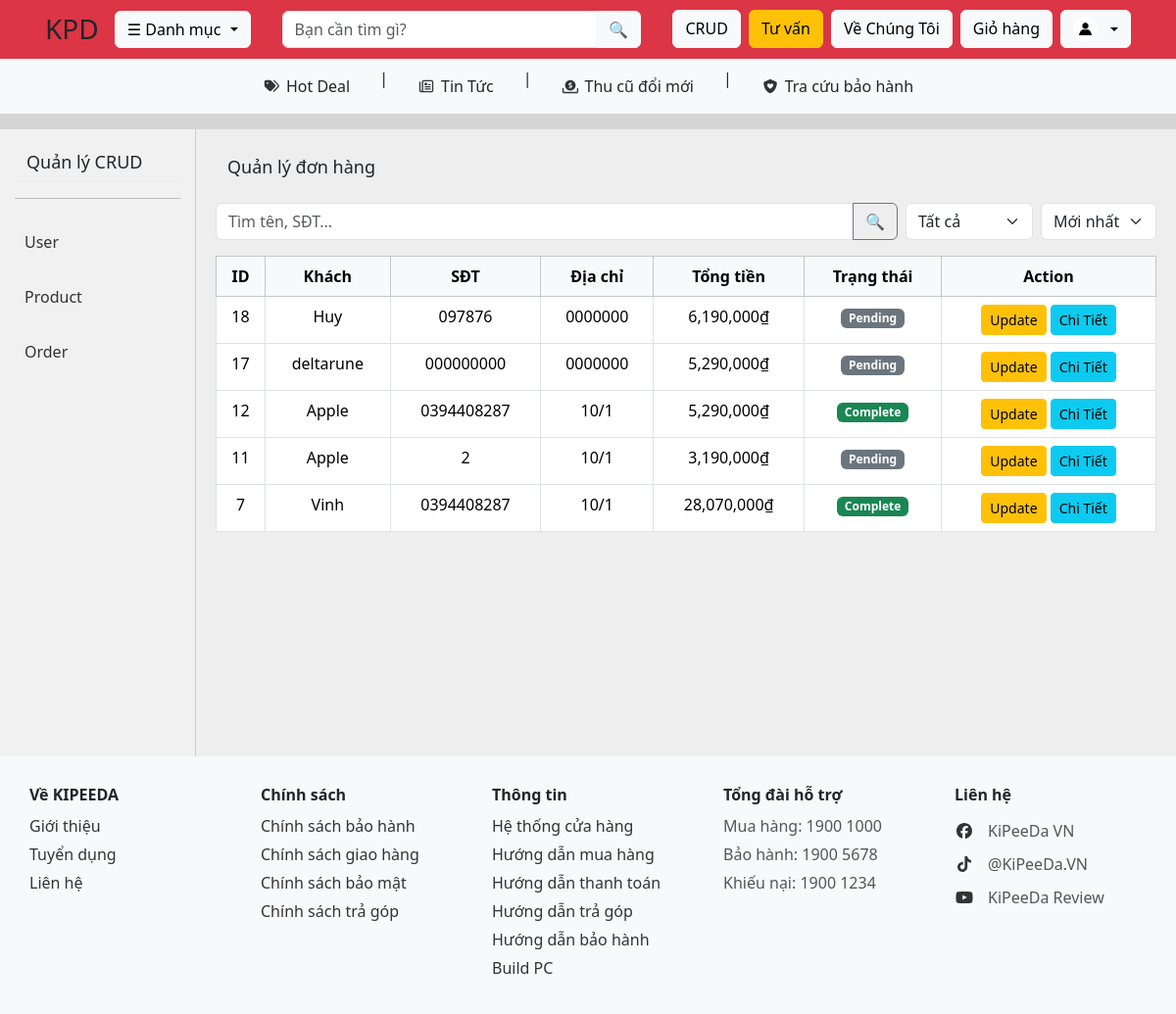
Screenshot of /order.php (signed in) with the database file from the repository.
### tables this page shows
CREATE TABLE `orders` (
  `id` int NOT NULL,
  `user_id` int NOT NULL,
  `name` varchar(255) NOT NULL,
  `phone` varchar(20) NOT NULL,
  `email` varchar(255) DEFAULT NULL,
  `address` text NOT NULL,
  `note` text,
  `total` decimal(10,0) NOT NULL,
  `discount` decimal(10,2) DEFAULT '0.00',
  `final_total` decimal(10,2) NOT NULL,
  `status` enum('pending','confirmed','shipping','completed') DEFAULT 'pending',
  `created_at` timestamp NOT NULL DEFAULT CURRENT_TIMESTAMP,
  `voucher_code` varchar(50) DEFAULT NULL
);

### Database/Database.php (called while the page is built, shortened)
<?php
class Database
{
    private $host = "localhost";
    private $user = "root";
    private $pass = "";
    private $dbname = "kipeeda";
    public function __construct()
    {
        $this->conn = new mysqli(
            $this->host,
            $this->user,
            $this->pass,
            $this->dbname
        );
    }
}

### order.php (the view, shortened to what this page needs)
<?php
require_once "Database/Database.php";
$db = new Database();
$sort = $_GET['sort'] ?? 'new';
$sql = "SELECT * FROM orders WHERE 1";
switch ($sort) {
    default:
        $sql .= " ORDER BY id DESC";
}
$stmt = $db->conn->prepare($sql);
if (!$stmt->execute()) {
    die("Execute lỗi: " . $stmt->error);
}
$result = $stmt->get_result();
$orders = $result->fetch_all(MYSQLI_ASSOC);
?>
<!DOCTYPE html>
<html lang="vi">
<head>
    <link href="https://cdn.jsdelivr.net/npm/bootstrap@5.3.3/dist/css/bootstrap.min.css" rel="stylesheet">
    <link rel="stylesheet" href="public/css/style.css">
    <link rel="stylesheet" href="public/css/crud.css">
</head>
<body>
    <?php include "navbar.php"; ?>
    <div class="container-fluid mt-3">
        <div class="row">
            <div class="col-md-2 sidebar">
                <h6>Quản lý CRUD</h6>
                <hr>
                <ul class="list-unstyled">
                    <?php if ($_SESSION["role"] == "admin"): ?>
                        <li><a href="user.php">User</a></li>
                    <?php endif; ?>
                    <?php if (in_array($_SESSION["role"], ["admin", "quanly"])): ?>
                        <li><a href="crud.php">Product</a></li>
                        <li><a href="order.php">Order</a></li>
                    <?php endif; ?>
                </ul>
            </div>
            <div class="col-md-10 main-content">
                <h5 class="mb-3">Quản lý đơn hàng</h5>
                <div class="d-flex gap-2 mb-3 flex-wrap">
                    <form method="GET" class="flex-grow-1">
                        <div class="input-group">
                            <input type="search" name="keyword" class="form-control" placeholder="Tìm tên, SĐT..."
                                value="<?= htmlspecialchars($keyword) ?>">
                            <button class="btn btn-outline-secondary">🔍</button>
                        </div>
                    </form>
                    <select id="statusFilter" class="form-select w-auto">
                        <option value="">Tất cả</option>
                    </select>
                    <select id="sortFilter" class="form-select w-auto">
                        <option value="new" <?= ($sort == 'new') ? 'selected' : '' ?>>Mới nhất</option>
                    </select>
                </div>
                <div class="table-responsive">
                    <table class="table table-bordered text-center">
                        <thead class="table-light">
                            <tr>
                                <th>ID</th>
                                <th>Khách</th>
                                <th>SĐT</th>
                                <th>Địa chỉ</th>
                                <th>Tổng tiền</th>
                                <th>Trạng thái</th>
                                <th>Action</th>
                            </tr>
                        </thead>
                        <tbody>
                            <?php foreach ($orders as $o): ?>
                                <tr>
                                    <td><?= $o["id"] ?></td>
                                    <td><?= $o["name"] ?></td>
                                    <td><?= $o["phone"] ?></td>
                                    <td><?= $o["address"] ?></td>
                                    <td><?= number_format($o["final_total"]) ?>₫</td>
                                    <td>
                                        <?php
                                        switch ($o["status"]) {
                                            case 'pending':
                                                echo '<span class="badge bg-secondary">Pending</span>';
                                                break;
                                            case 'completed':
                                                echo '<span class="badge bg-success">Complete</span>';
                                                break;
                                        }
                                        ?>
                                    </td>
                                    <td>
                                        <div>
                                            <button class="btn btn-warning btn-sm" data-bs-toggle="modal"
                                                data-bs-target="#edit<?= $o["id"] ?>">
                                                Update
                                            </button>
                                            <a href="order_items.php?id=<?= $o["id"] ?>" class="btn btn-info btn-sm">Chi
                                                Tiết</a>
                                        </div>
                                    </td>
                                </tr>
                            <?php endforeach; ?>
                        </tbody>
                    </table>
                </div>
            </div>
        </div>
    </div>
    <?php include "footer.php"; ?>
</body>
</html>

### public/css/style.css (style rules this page uses)
body { background: #cfcfcfda; }

### public/css/crud.css (style rules this page uses)
.sidebar { background: #f1f1f1; min-height: 80vh; padding: 15px; border-right: 1px solid #ccc; }
.sidebar ul li { padding: 8px 0; }
.sidebar a { text-decoration: none; color: black; }
.main-content { background: #eee; min-height: 80vh; padding: 20px; }
.sidebar h6 { padding: 8px 10px; }
.sidebar h6, .main-content h5 { font-size: 18px; padding: 8px 12px; border-bottom: 2px solid #eee; }
th { cursor: pointer; user-select: none; white-space: nowrap; }
.sidebar a { display: block; padding: 8px 10px; color: #333; border-radius: 6px; text-decoration: none; transition: 0.2s; }

### rows the page displays
orders: id "18", name "Huy", phone "097876", address "0000000", final_total "6,190,000", status "Pending"
orders: id "17", name "deltarune", phone "000000000", address "0000000", final_total "5,290,000", status "Pending"
orders: id "12", name "Apple", phone "0394408287", address "10/1", final_total "5,290,000", status "Complete"
orders: id "11", name "Apple", phone "2", address "10/1", final_total "3,190,000", status "Pending"
orders: id "7", name "Vinh", phone "0394408287", address "10/1", final_total "28,070,000", status "Complete"
